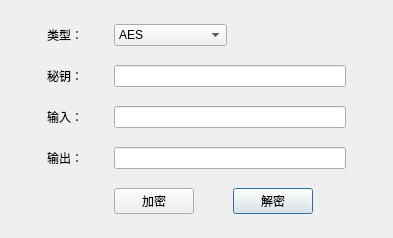
<?xml version="1.0" encoding="UTF-8"?>
<ui version="4.0">
 <class>EDncryptToolDialog</class>
 <widget class="QDialog" name="EDncryptToolDialog">
  <property name="geometry">
   <rect>
    <x>0</x>
    <y>0</y>
    <width>393</width>
    <height>238</height>
   </rect>
  </property>
  <property name="windowTitle">
   <string>加密解密工具</string>
  </property>
  <layout class="QGridLayout" name="gridLayout">
   <item row="4" column="5">
    <widget class="QPushButton" name="btnDncrypt">
     <property name="text">
      <string>解密</string>
     </property>
    </widget>
   </item>
   <item row="4" column="6">
    <spacer name="horizontalSpacer_3">
     <property name="orientation">
      <enum>Qt::Horizontal</enum>
     </property>
     <property name="sizeHint" stdset="0">
      <size>
       <width>31</width>
       <height>20</height>
      </size>
     </property>
    </spacer>
   </item>
   <item row="4" column="3">
    <widget class="QPushButton" name="btnEncrypt">
     <property name="text">
      <string>加密</string>
     </property>
    </widget>
   </item>
   <item row="4" column="7">
    <spacer name="horizontalSpacer_4">
     <property name="orientation">
      <enum>Qt::Horizontal</enum>
     </property>
     <property name="sizeHint" stdset="0">
      <size>
       <width>40</width>
       <height>20</height>
      </size>
     </property>
    </spacer>
   </item>
   <item row="0" column="1">
    <widget class="QLabel" name="label">
     <property name="text">
      <string>类型：</string>
     </property>
    </widget>
   </item>
   <item row="4" column="4">
    <spacer name="horizontalSpacer_2">
     <property name="orientation">
      <enum>Qt::Horizontal</enum>
     </property>
     <property name="sizeHint" stdset="0">
      <size>
       <width>32</width>
       <height>20</height>
      </size>
     </property>
    </spacer>
   </item>
   <item row="3" column="3" colspan="4">
    <widget class="QLineEdit" name="lineEditOutput"/>
   </item>
   <item row="3" column="1">
    <widget class="QLabel" name="label_3">
     <property name="text">
      <string>输出：</string>
     </property>
    </widget>
   </item>
   <item row="0" column="3" colspan="2">
    <widget class="QComboBox" name="cboType">
     <item>
      <property name="text">
       <string>AES</string>
      </property>
     </item>
     <item>
      <property name="text">
       <string>D3DES</string>
      </property>
     </item>
    </widget>
   </item>
   <item row="2" column="1">
    <widget class="QLabel" name="label_2">
     <property name="text">
      <string>输入：</string>
     </property>
    </widget>
   </item>
   <item row="2" column="3" colspan="4">
    <widget class="QLineEdit" name="lineEditInput"/>
   </item>
   <item row="4" column="1">
    <spacer name="horizontalSpacer">
     <property name="orientation">
      <enum>Qt::Horizontal</enum>
     </property>
     <property name="sizeHint" stdset="0">
      <size>
       <width>65</width>
       <height>20</height>
      </size>
     </property>
    </spacer>
   </item>
   <item row="4" column="0">
    <spacer name="horizontalSpacer_6">
     <property name="orientation">
      <enum>Qt::Horizontal</enum>
     </property>
     <property name="sizeHint" stdset="0">
      <size>
       <width>40</width>
       <height>20</height>
      </size>
     </property>
    </spacer>
   </item>
   <item row="1" column="1">
    <widget class="QLabel" name="label_4">
     <property name="text">
      <string>秘钥：</string>
     </property>
    </widget>
   </item>
   <item row="1" column="3" colspan="4">
    <widget class="QLineEdit" name="lineEditKeyCode"/>
   </item>
  </layout>
 </widget>
 <resources/>
 <connections/>
</ui>
